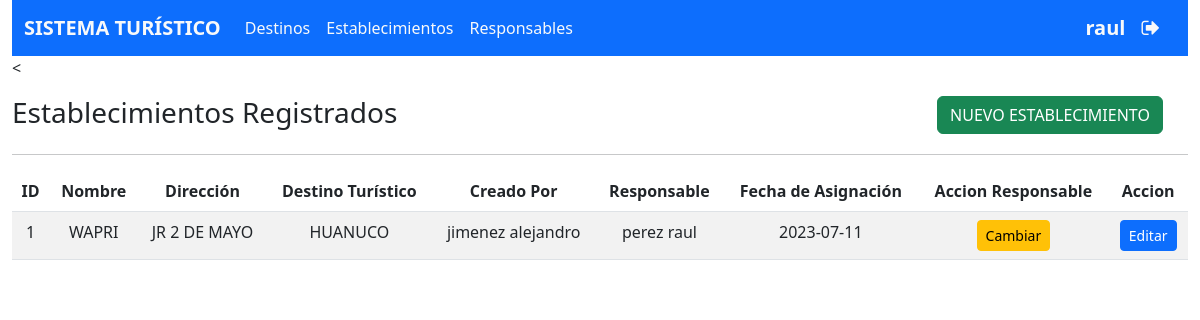
The page /vistas/establecimientoview.php (signed in) on the database its author committed.
### tables this page shows
CREATE TABLE `establecimiento` (
  `IdEstablecimiento` int NOT NULL AUTO_INCREMENT,
  `NombreEstablecimiento` varchar(100) DEFAULT NULL,
  `Direccion` varchar(255) DEFAULT NULL,
  `IdDestinoTuristico` int DEFAULT NULL,
  `IdResponsable` int DEFAULT NULL,
  `IdUsuario` int DEFAULT NULL,
  `FechaAsignacion` date DEFAULT NULL,
  PRIMARY KEY (`IdEstablecimiento`),
  KEY `fk_Establecimiento_Destino_Turistico` (`IdDestinoTuristico`),
  KEY `fk_Establecimiento_Responsable` (`IdResponsable`),
  KEY `fk_Establecimiento_Usuario` (`IdUsuario`),
  CONSTRAINT `fk_Establecimiento_Destino_Turistico` FOREIGN KEY (`IdDestinoTuristico`) REFERENCES `destino_turistico` (`IdDestinoTuristico`),
  CONSTRAINT `fk_Establecimiento_Responsable` FOREIGN KEY (`IdResponsable`) REFERENCES `responsable` (`IdResponsable`),
  CONSTRAINT `fk_Establecimiento_Usuario` FOREIGN KEY (`IdUsuario`) REFERENCES `usuario` (`IdUsuario`)
);

CREATE TABLE `destino_turistico` (
  `IdDestinoTuristico` int NOT NULL AUTO_INCREMENT,
  `NombreDestino` varchar(100) DEFAULT NULL,
  `Distrito` varchar(100) DEFAULT NULL,
  `Provincia` varchar(100) DEFAULT NULL,
  `Departamento` varchar(100) DEFAULT NULL,
  PRIMARY KEY (`IdDestinoTuristico`)
);

CREATE TABLE `usuario` (
  `IdUsuario` int NOT NULL AUTO_INCREMENT,
  `Dni` varchar(9) DEFAULT NULL,
  `Apellidos` varchar(100) DEFAULT NULL,
  `Nombres` varchar(100) DEFAULT NULL,
  `Password` varchar(100) DEFAULT NULL,
  PRIMARY KEY (`IdUsuario`)
);

CREATE TABLE `responsable` (
  `IdResponsable` int NOT NULL AUTO_INCREMENT,
  `Dni` varchar(9) DEFAULT NULL,
  `Apellidos` varchar(100) DEFAULT NULL,
  `Nombres` varchar(100) DEFAULT NULL,
  `Password` varchar(100) DEFAULT NULL,
  PRIMARY KEY (`IdResponsable`)
);

### modelos/Establecimiento.php (called while the page is built, shortened)
<?php
    class Establecimiento{
        public function mostrar() :PDOStatement
        {
        $conn = new Conn();
        $conexion = $conn->conectar();
        $sql1 = "SELECT e.*,dt.NombreDestino,dt.Departamento,u.Nombres AS NombresUsuario,u.Apellidos AS ApellidosUsuario,r.Nombres AS NombresResponsable,r.Apellidos AS ApellidosResponsable FROM Establecimiento e
        INNER JOIN Destino_Turistico dt ON e.IdDestinoTuristico = dt.IdDestinoTuristico
        LEFT JOIN Usuario u ON e.IdUsuario = u.IdUsuario
        LEFT JOIN Responsable r ON e.IdResponsable = r.IdResponsable";
        $resultado = $conexion->query($sql1);
        return $resultado;
        }
    }
?>

### controladores/EstablecimientoController.php (called while the page is built, shortened)
<?php
    include_once($_SERVER["DOCUMENT_ROOT"] . "/modelos/Establecimiento.php");
    class EstablecimientoController{
        public function mostrar(): PDOStatement
        {
            $establecimiento = new Establecimiento();
            return $establecimiento -> mostrar();
        }
    }
?>

### vistas/establecimientoview.php (the view, shortened to what this page needs)
<!DOCTYPE html>
<html lang="en">
<head>
    <?php include_once($_SERVER["DOCUMENT_ROOT"] . "/helpers/linker.php"); ?>
</head>
<body>
    <div class="container-fluid">
        <?php
        include_once($_SERVER["DOCUMENT_ROOT"] . "/helpers/cabecera.php");
        include_once($_SERVER["DOCUMENT_ROOT"] . "/controladores/EstablecimientoController.php");
        $establecimientocontroller = new EstablecimientoController();
        ?>
        <div class="row mt-3">
            <div class="col-9 text-start">
                <h3>Establecimientos Registrados</h3>
            </div>
            <div class="col-3 text-center">
                <button class="btn btn-success" data-bs-toggle="modal" data-bs-target="#establecimientoModal">NUEVO ESTABLECIMIENTO</button>
            </div>
        </div>
        <hr>
        <div class="row">
            <div class="col-12">
            <table class="table table-striped">
                <thead>
                    <tr>
                        <th class="text-center">ID</th>
                        <th class="text-center">Nombre</th>
                        <th class="text-center">Dirección</th>
                        <th class="text-center">Destino Turístico</th>
                        <th class="text-center">Creado Por</th>
                        <th class="text-center">Responsable</th>
                        <th class="text-center">Fecha de Asignación</th>
                        <th class="text-center">Accion Responsable</th>
                        <th class="text-center">Accion</th>
                    </tr>
                </thead>
                <tbody>
                    <?php
                    $establecimientos = $establecimientocontroller -> mostrar();
                    foreach ($establecimientos as $establecimiento) {
                    echo "<tr><td class='text-center'>".$establecimiento["IdEstablecimiento"]."</td><td class='text-center'>".$establecimiento["NombreEstablecimiento"]."</td><td class='text-center'>".$establecimiento["Direccion"]."</td>
                    <td class='text-center'>".$establecimiento["NombreDestino"]."</td><td class='text-center'>".$establecimiento["ApellidosUsuario"]." ".$establecimiento["NombresUsuario"]."</td><td class='text-center'>".($establecimiento["IdResponsable"]?$establecimiento["ApellidosResponsable"]." ".$establecimiento["NombresResponsable"]:"<span class='badge text-bg-danger'>NO ASIGNADO</span>")."</td>
                    <td class='text-center'>".($establecimiento["IdResponsable"]?$establecimiento["FechaAsignacion"]:"<span class='badge text-bg-danger'>SIN FECHA</span>")."</td><td class='text-center'>".($establecimiento["IdResponsable"]?"<button class='btn btn-warning btn-sm' onclick='actualizar(".$establecimiento["IdEstablecimiento"].",\"".$establecimiento["NombreEstablecimiento"]."\",\"".$establecimiento["ApellidosResponsable"]." ".$establecimiento["NombresResponsable"]."\")' data-bs-toggle='modal' data-bs-target='#actualizarModal'>Cambiar</button>":"<button class='btn btn-primary btn-sm' onclick='asignar(".$establecimiento["IdEstablecimiento"].",\"".$establecimiento["NombreEstablecimiento"]."\")' data-bs-toggle='modal' data-bs-target='#asignarModal'>Asignar</button>")."</td>
                    <td class='text-center'><button onclick='editar(".$establecimiento["IdEstablecimiento"].",\"".$establecimiento["NombreEstablecimiento"]."\",\"".$establecimiento["Direccion"]."\",\"".$establecimiento["NombreDestino"]."\")' class='btn btn-primary btn-sm' data-bs-toggle='modal' data-bs-target='#editarModal'>Editar</button></td></tr>";
                    }
                    ?>
                </tbody>
            </table>
            </div>
        </div>
    </div>
</body>
</html>

### rows shown on the page
establecimiento: IdEstablecimiento "1", NombreEstablecimiento "WAPRI", Direccion "JR 2 DE MAYO", IdDestinoTuristico.NombreDestino "HUANUCO", IdUsuario.Apellidos "jimenez", IdUsuario.Nombres "alejandro", IdResponsable.Apellidos "perez", IdResponsable.Nombres "raul", FechaAsignacion "2023-07-11"

### other values the page prints
$_SESSION["usuario"] "raul"
